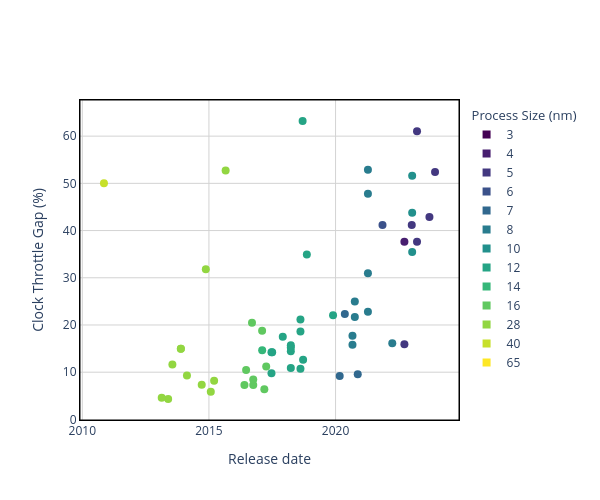

The notebook cell saved with this chart:
### Code cell
x = 'Release date'
y = 'Clock Throttle Gap (%)'
c = 'Process Size (nm)'
plot_scatter(chip_data, x, y, c)

### Figure 1 — Plotly figure (JSON) as saved in the notebook; plotly's stock layout.template omitted (floating-point values rounded to 4 significant figures)
{"data": [{"customdata": ["AMD Radeon Instinct MI308X", "NVIDIA L20 PCle", "NVIDIA H800 SXM5", "NVIDIA L4", "Intel Data Center GPU Max 1100", "Intel Data Center GPU Max 1350", "Intel Data Center GPU Max 1550", "AMD Radeon Instinct MI300", "NVIDIA H100 PCIe", "NVIDIA H100 SXM5 80GB", "NVIDIA GeForce RTX 3090 Ti", "AMD Radeon Instinct MI250X", "NVIDIA RTX A4000", "NVIDIA A10G", "NVIDIA RTX A5000", "NVIDIA A10 PCIe", "NVIDIA A100 SXM4 80 GB", "NVIDIA RTX A6000", "NVIDIA A40 PCIe", "NVIDIA GeForce RTX 3080", "NVIDIA GeForce RTX 3090", "NVIDIA A100 SXM4 40 GB", "NVIDIA A100", "NVIDIA Tesla V100S PCIe 32 GB", "NVIDIA Quadro RTX 4000", "NVIDIA GeForce RTX 2080 Ti 11GB", "NVIDIA Tesla T4", "NVIDIA Quadro RTX 6000", "NVIDIA Quadro RTX 5000", "NVIDIA Quadro RTX 8000", "NVIDIA Tesla V100 DGXS 16 GB", "NVIDIA Tesla V100 PCIe 32 GB", "NVIDIA Tesla V100 DGXS 32 GB", "NVIDIA Tesla V100 SXM2 32 GB", "NVIDIA Titan V", "NVIDIA Tesla V100 SXM2", "NVIDIA Tesla V100 SXM2 16 GB", "NVIDIA Tesla V100 PCIe 16 GB", "NVIDIA TITAN Xp", "NVIDIA GeForce GTX 1080 Ti", "NVIDIA Quadro P600", "NVIDIA Quadro P4000", "NVIDIA Quadro P5000", "NVIDIA Quadro P6000", "NVIDIA Tesla P4", "NVIDIA P100 PCIe 16GB", "NVIDIA GeForce GTX 1080", "NVIDIA TESLA M60", "NVIDIA GeForce GTX TITAN X", "NVIDIA Quadro K1200", "NVIDIA Tesla K80", "NVIDIA GeForce GTX 980", "NVIDIA GeForce GTX Titan Black", "NVIDIA Tesla K40s", "NVIDIA Tesla K40t", "NVIDIA Quadro K6000", "NVIDIA GeForce GTX 780", "NVIDIA GeForce GTX TITAN", "NVIDIA GeForce GTX 580"], "hovertemplate": "<b>%{customdata}</b><br>Release date: %{x}<br>Clock Throttle Gap (%): %{y}<br><extra></extra>", "legendgroup": "data", "marker": {"cmax": 1, "cmin": 0, "color": [0.1923, 0.1923, 0.1923, 0.1923, 0.5, 0.5, 0.5, 0.1923, 0.1154, 0.1923, 0.4231, 0.2692, 0.4231, 0.4231, 0.4231, 0.4231, 0.3462, 0.4231, 0.4231, 0.4231, 0.4231, 0.3462, 0.3462, 0.5769, 0.5769, 0.5769, 0.5769, 0.5769, 0.5769, 0.5769, 0.5769, 0.5769, 0.5769, 0.5769, 0.5769, 0.5769, 0.5769, 0.5769, 0.7308, 0.7308, 0.6538, 0.7308, 0.7308, 0.7308, 0.7308, 0.7308, 0.7308, 0.8077, 0.8077, 0.8077, 0.8077, 0.8077, 0.8077, 0.8077, 0.8077, 0.8077, 0.8077, 0.8077, 0.8846], "colorscale": [[0, "rgb(68, 1, 84)"], [0.07692, "rgb(68, 1, 84)"], [0.07692, "rgb(71, 30, 111)"], [0.1538, "rgb(71, 30, 111)"], [0.1538, "rgb(67, 56, 128)"], [0.2308, "rgb(67, 56, 128)"], [0.2308, "rgb(59, 81, 138)"], [0.3077, "rgb(59, 81, 138)"], [0.3077, "rgb(49, 104, 142)"], [0.3846, "rgb(49, 104, 142)"], [0.3846, "rgb(41, 124, 142)"], [0.4615, "rgb(41, 124, 142)"], [0.4615, "rgb(34, 144, 140)"], [0.5385, "rgb(34, 144, 140)"], [0.5385, "rgb(37, 164, 133)"], [0.6154, "rgb(37, 164, 133)"], [0.6154, "rgb(53, 183, 121)"], [0.6923, "rgb(53, 183, 121)"], [0.6923, "rgb(96, 200, 96)"], [0.7692, "rgb(96, 200, 96)"], [0.7692, "rgb(146, 214, 65)"], [0.8462, "rgb(146, 214, 65)"], [0.8462, "rgb(199, 224, 42)"], [0.9231, "rgb(199, 224, 42)"], [0.9231, "rgb(253, 231, 37)"], [1, "rgb(253, 231, 37)"]], "showscale": false, "size": 8, "symbol": "circle"}, "mode": "markers", "name": "Clock Throttle Gap (%)", "showlegend": false, "type": "scatter", "x": ["2023-12-06", "2023-09-16", "2023-03-21", "2023-03-21", "2023-01-10", "2023-01-10", "2023-01-10", "2023-01-04", "2022-09-20", "2022-09-20", "2022-03-29", "2021-11-08", "2021-04-12", "2021-04-12", "2021-04-12", "2021-04-12", "2020-11-16", "2020-10-05", "2020-10-05", "2020-09-01", "2020-09-01", "2020-05-14", "2020-03-01", "2019-11-26", "2018-11-13", "2018-09-20", "2018-09-13", "2018-08-13", "2018-08-13", "2018-08-13", "2018-03-27", "2018-03-27", "2018-03-27", "2018-03-27", "2017-12-01", "2017-07-01", "2017-06-21", "2017-06-21", "2017-04-06", "2017-03-10", "2017-02-07", "2017-02-06", "2016-10-01", "2016-10-01", "2016-09-13", "2016-06-20", "2016-05-27", "2015-08-30", "2015-03-17", "2015-01-28", "2014-11-17", "2014-09-19", "2014-02-18", "2013-11-22", "2013-11-22", "2013-07-23", "2013-05-23", "2013-02-19", "2010-11-09"], "y": [52.38, 42.86, 37.61, 61.03, 35.48, 51.61, 43.75, 41.18, 37.61, 15.91, 16.13, 41.18, 52.88, 22.81, 30.97, 47.79, 9.574, 21.67, 25, 15.79, 17.7, 22.34, 9.22, 22.04, 34.95, 12.62, 63.21, 18.64, 10.74, 21.19, 14.41, 10.87, 15.23, 15.69, 17.53, 14.25, 14.25, 9.783, 11.19, 6.384, 14.64, 18.78, 7.271, 8.45, 20.47, 10.46, 7.271, 52.72, 8.173, 5.872, 31.8, 7.319, 9.286, 14.95, 14.95, 11.64, 4.324, 4.566, 50]}, {"legendgroup": "Process Size (nm)", "legendgrouptitle": {"text": "Process Size (nm)"}, "marker": {"color": "rgb(68, 1, 84)", "size": 8, "symbol": "square"}, "mode": "markers", "name": "3", "showlegend": true, "type": "scatter", "x": [null], "y": [null]}, {"legendgroup": "Process Size (nm)", "marker": {"color": "rgb(71, 30, 111)", "size": 8, "symbol": "square"}, "mode": "markers", "name": "4", "showlegend": true, "type": "scatter", "x": [null], "y": [null]}, {"legendgroup": "Process Size (nm)", "marker": {"color": "rgb(67, 56, 128)", "size": 8, "symbol": "square"}, "mode": "markers", "name": "5", "showlegend": true, "type": "scatter", "x": [null], "y": [null]}, {"legendgroup": "Process Size (nm)", "marker": {"color": "rgb(59, 81, 138)", "size": 8, "symbol": "square"}, "mode": "markers", "name": "6", "showlegend": true, "type": "scatter", "x": [null], "y": [null]}, {"legendgroup": "Process Size (nm)", "marker": {"color": "rgb(49, 104, 142)", "size": 8, "symbol": "square"}, "mode": "markers", "name": "7", "showlegend": true, "type": "scatter", "x": [null], "y": [null]}, {"legendgroup": "Process Size (nm)", "marker": {"color": "rgb(41, 124, 142)", "size": 8, "symbol": "square"}, "mode": "markers", "name": "8", "showlegend": true, "type": "scatter", "x": [null], "y": [null]}, {"legendgroup": "Process Size (nm)", "marker": {"color": "rgb(34, 144, 140)", "size": 8, "symbol": "square"}, "mode": "markers", "name": "10", "showlegend": true, "type": "scatter", "x": [null], "y": [null]}, {"legendgroup": "Process Size (nm)", "marker": {"color": "rgb(37, 164, 133)", "size": 8, "symbol": "square"}, "mode": "markers", "name": "12", "showlegend": true, "type": "scatter", "x": [null], "y": [null]}, {"legendgroup": "Process Size (nm)", "marker": {"color": "rgb(53, 183, 121)", "size": 8, "symbol": "square"}, "mode": "markers", "name": "14", "showlegend": true, "type": "scatter", "x": [null], "y": [null]}, {"legendgroup": "Process Size (nm)", "marker": {"color": "rgb(96, 200, 96)", "size": 8, "symbol": "square"}, "mode": "markers", "name": "16", "showlegend": true, "type": "scatter", "x": [null], "y": [null]}, {"legendgroup": "Process Size (nm)", "marker": {"color": "rgb(146, 214, 65)", "size": 8, "symbol": "square"}, "mode": "markers", "name": "28", "showlegend": true, "type": "scatter", "x": [null], "y": [null]}, {"legendgroup": "Process Size (nm)", "marker": {"color": "rgb(199, 224, 42)", "size": 8, "symbol": "square"}, "mode": "markers", "name": "40", "showlegend": true, "type": "scatter", "x": [null], "y": [null]}, {"legendgroup": "Process Size (nm)", "marker": {"color": "rgb(253, 231, 37)", "size": 8, "symbol": "square"}, "mode": "markers", "name": "65", "showlegend": true, "type": "scatter", "x": [null], "y": [null]}], "layout": {"height": 500, "paper_bgcolor": "white", "plot_bgcolor": "white", "shapes": [{"line": {"color": "black", "width": 1}, "type": "rect", "x0": 0, "x1": 1, "xref": "paper", "y0": 0, "y1": 1, "yref": "paper"}], "width": 600, "xaxis": {"gridcolor": "lightgray", "linecolor": "black", "linewidth": 1, "mirror": true, "showgrid": true, "showline": true, "title": {"text": "Release date"}}, "yaxis": {"gridcolor": "lightgray", "linecolor": "black", "linewidth": 1, "mirror": true, "showgrid": true, "showline": true, "title": {"text": "Clock Throttle Gap (%)"}}}}
